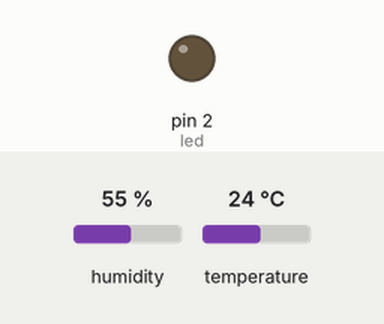
This sketch was run on a simulated Arduino Uno, built with avr-gcc and run on an emulated ATmega328P. On the bench: output pins drawn as LEDs (lit = HIGH). Dashed ring = blinking. The test bench sets the inputs (shaded band); at power-on: humidity 55 %, temperature 24 °C.

Above: at 2.8 s.
2.9 s: humidity set to 51 %
5.6 s: humidity set to 48 %
At 6.4 s:
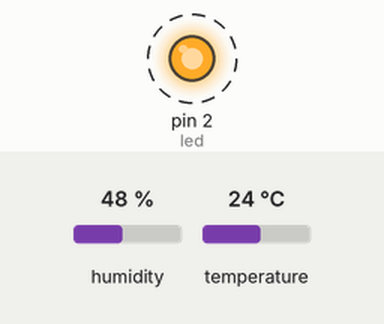
Timing chart, 0 to 16.6 s (numbered marks = the images above; inputs shaded):
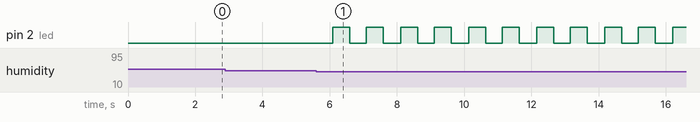

The sketch:

TASK9_warning.ino
```cpp
#include <DHT.h>

int led=2;

DHT dht(4, DHT11);

void setup()
{
  pinMode(led, OUTPUT);
  dht.begin();
}

void loop()
{
  float Hum=dht.readHumidity();

  if(Hum<50)
  {
    digitalWrite(led, 1);
    delay(500);
    digitalWrite(led,0);
    delay(500);
  }
  else
  {
    digitalWrite(led, 0);
    delay(2000);
  }

}
```

Measured:
- the behaviour switches between 50 and 49 % on humidity (found by bisection; images 0 and 1)
- after the input at 2.9 s, every drawn part: stays the same
- after the input at 5.6 s, pin 2 (led): alternates HIGH for 0.50 s and LOW for 0.51 s, starting after 0.49 s
